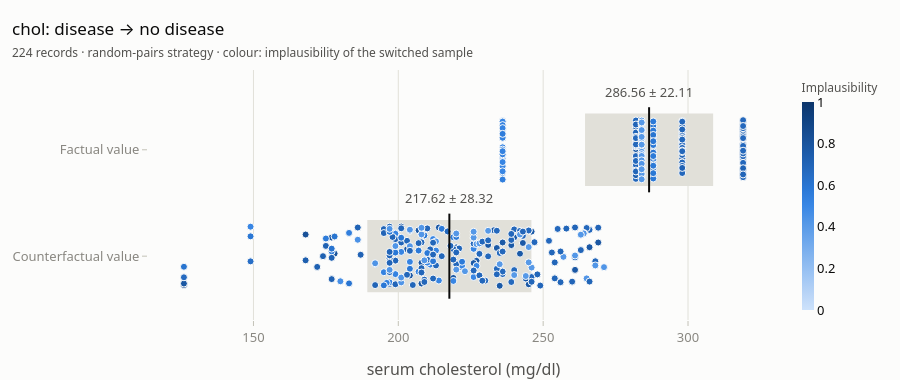

The notebook cell saved with this chart:
### Code cell
figure = viz.plot_rule(rules, interval)
figure.update_xaxes(title=MEANING[interval.feature])
viz.show(figure)

### Figure 1 — Plotly figure (JSON) as saved in the notebook; plotly's stock layout.template omitted (floating-point values rounded to 4 significant figures; data arrays with more than 128 entries replaced by an {"elided": "..."} marker saying what was removed)
{"data": [{"hovertemplate": "Counterfactual value %{x}<br>implausibility %{marker.color:.3f}<extra></extra>", "marker": {"color": {"elided": "224 float values"}, "coloraxis": "coloraxis", "line": {"color": "#fcfcfb", "width": 1}, "size": 7}, "mode": "markers", "name": "Counterfactual value", "type": "scatter", "x": {"elided": "224 int values"}, "y": {"elided": "224 float values"}}, {"hovertemplate": "Factual value %{x}<br>implausibility %{marker.color:.3f}<extra></extra>", "marker": {"color": {"elided": "224 float values"}, "coloraxis": "coloraxis", "line": {"color": "#fcfcfb", "width": 1}, "size": 7}, "mode": "markers", "name": "Factual value", "type": "scatter", "x": {"elided": "224 int values"}, "y": {"elided": "224 float values"}}], "layout": {"annotations": [{"font": {"color": "#52514e"}, "showarrow": false, "text": "217.62 ± 28.32", "x": 217.6, "y": 0.44, "yanchor": "bottom"}, {"font": {"color": "#52514e"}, "showarrow": false, "text": "286.56 ± 22.11", "x": 286.6, "y": 1.44, "yanchor": "bottom"}], "coloraxis": {"cmax": 1, "cmin": 0, "colorbar": {"outlinewidth": 0, "thickness": 12, "title": {"font": {"color": "#52514e", "size": 12}, "text": "Implausibility"}}, "colorscale": [[0.0, "#cde2fb"], [0.08333, "#b7d3f6"], [0.1667, "#9ec5f4"], [0.25, "#86b6ef"], [0.3333, "#6da7ec"], [0.4167, "#5598e7"], [0.5, "#3987e5"], [0.5833, "#2a78d6"], [0.6667, "#256abf"], [0.75, "#1c5cab"], [0.8333, "#184f95"], [0.9167, "#104281"], [1.0, "#0d366b"]]}, "height": 380, "shapes": [{"fillcolor": "#e1e0d9", "layer": "below", "line": {"width": 0}, "type": "rect", "x0": 189.3, "x1": 245.9, "y0": -0.34, "y1": 0.34}, {"line": {"color": "#0b0b0b", "width": 2}, "type": "line", "x0": 217.6, "x1": 217.6, "y0": -0.4, "y1": 0.4}, {"fillcolor": "#e1e0d9", "layer": "below", "line": {"width": 0}, "type": "rect", "x0": 264.4, "x1": 308.7, "y0": 0.66, "y1": 1.34}, {"line": {"color": "#0b0b0b", "width": 2}, "type": "line", "x0": 286.6, "x1": 286.6, "y0": 0.6, "y1": 1.4}], "showlegend": false, "title": {"text": "chol: disease → no disease<br><span style='font-size:12px;color:#52514e'>224 records · random-pairs strategy · colour: implausibility of the switched sample</span>"}, "xaxis": {"title": {"text": "serum cholesterol (mg/dl)"}}, "yaxis": {"range": [-0.6, 1.75], "showgrid": false, "ticktext": ["Counterfactual value", "Factual value"], "tickvals": [0, 1]}}}
